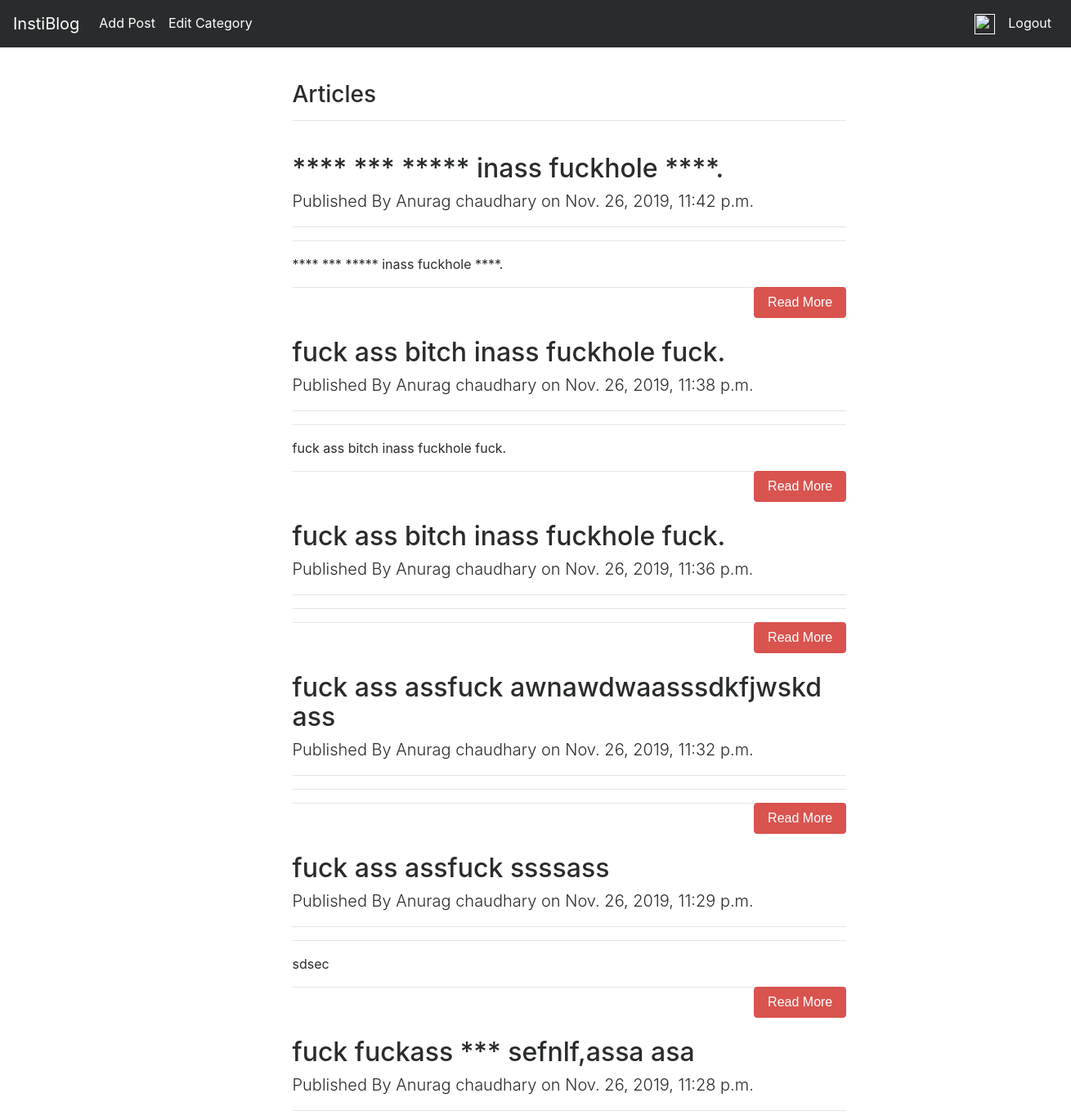
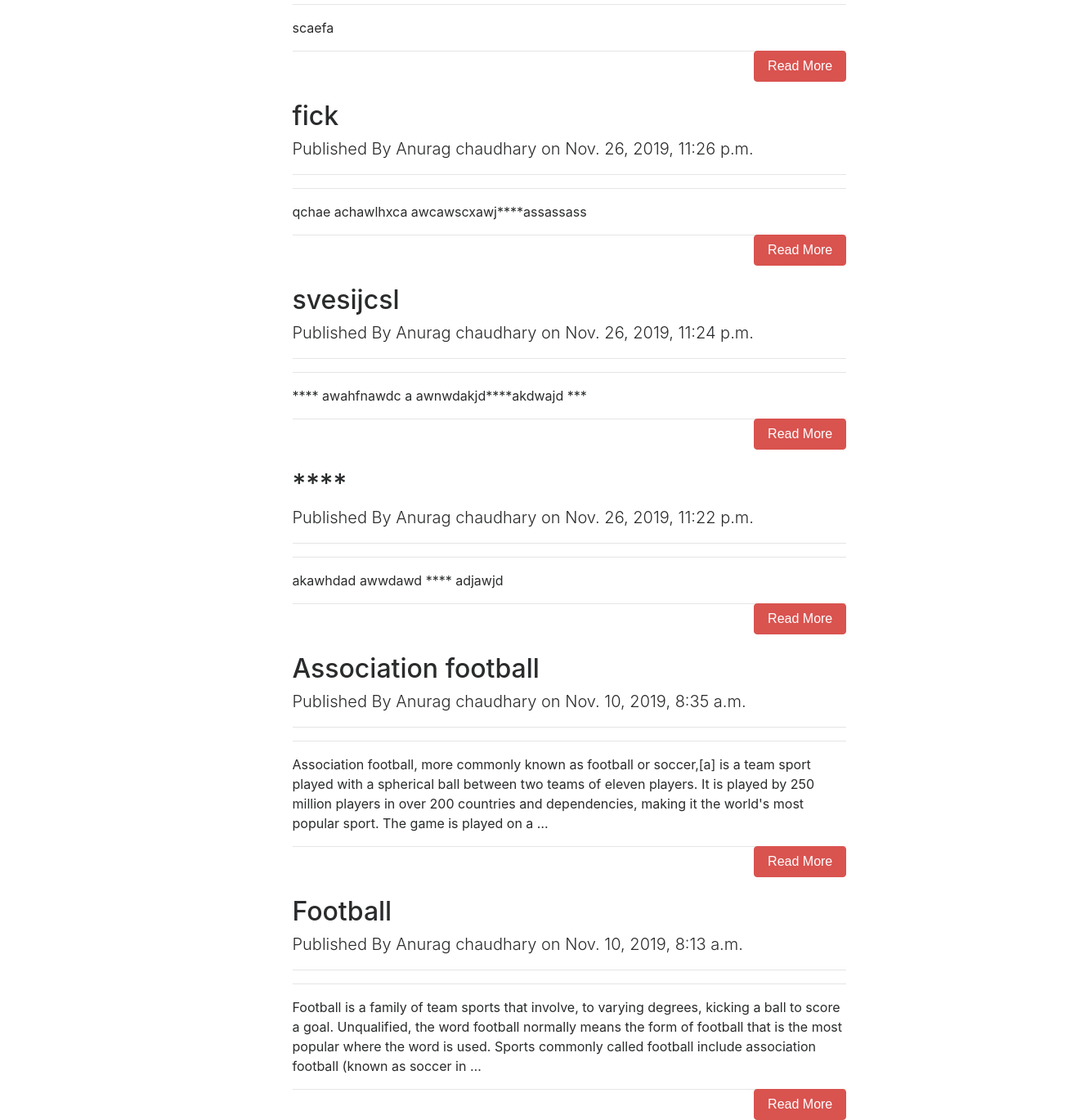
Before: / (signed in) with the older database file (2 pictures, top to bottom).
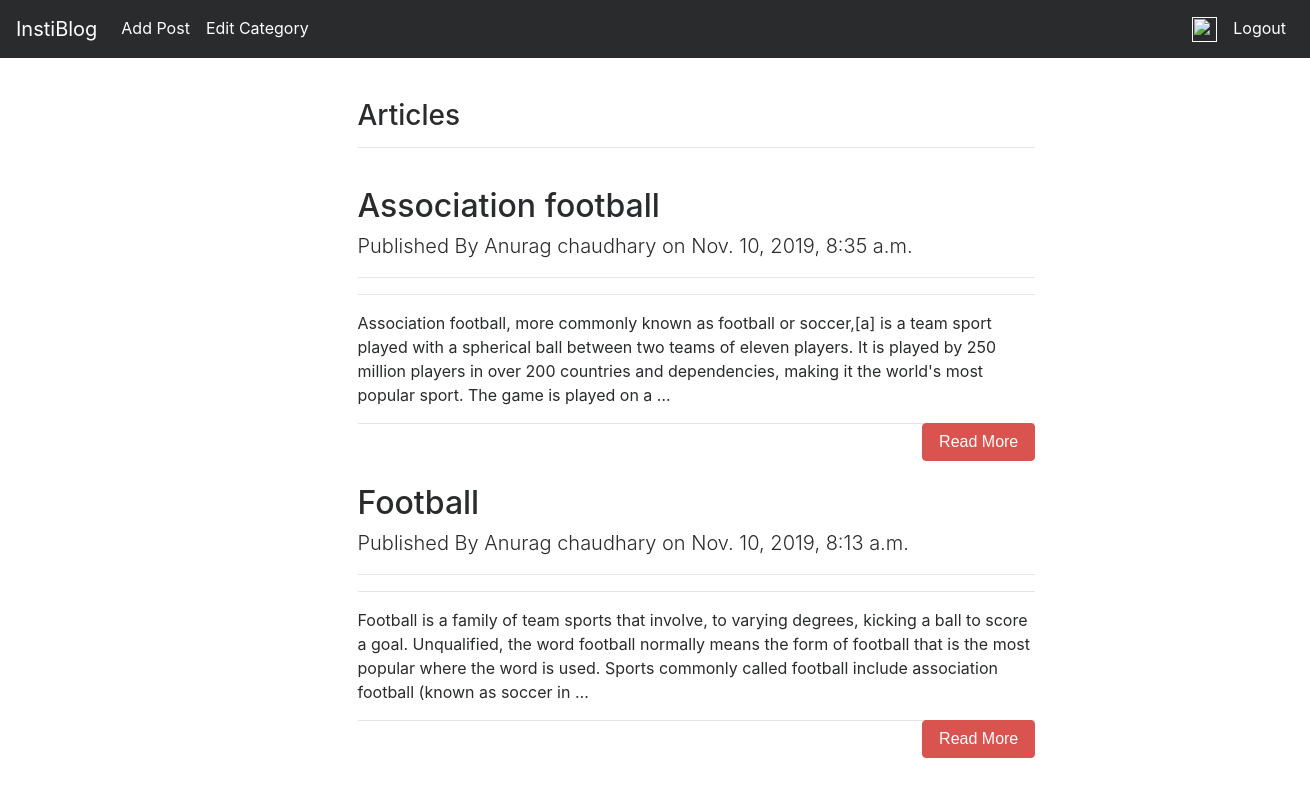
After: the same page with the newer database file.
### homepage/models.py (models this page shows, shortened)
class Blog(models.Model):
    bid=models.CharField(max_length=200,default="")
    title=models.CharField(max_length=100)
    category=models.CharField(max_length=50)
    content=models.CharField(max_length=10000)
    author=models.CharField(max_length=50,default="")
    img=models.ImageField(upload_to="post_images",default="",blank=True,null=True)
    vid=models.FileField(upload_to="post_videos",default="",blank=True,null=True)
    imgflag=models.BooleanField(default=False)
    vidflag=models.BooleanField(default=False)
    creation_date=models.DateTimeField(default=timezone.now)
    class Meta:
        ordering =  ['-creation_date']

### homepage/views.py (the view)
# urls.py: path('', views.index,name='index'),
def index(request):
    if request.user.is_authenticated:
        catg = Category.objects.all()
        blog = Blog.objects.all()
        temp2 = UserData.objects.get(uemail=request.user.email)
        print(temp2.ucategory)
        blog2=[]
        ucat=temp2.ucategory.split(",")[1:]
        print('here')
        for i in blog:
            print('here2')
            temp=i.category.split(",")[1:]
            print(temp,ucat)
            if set(temp)&set(ucat):
                blog2.append(i.title)
                print('here3')
        params={'cat':catg,'blog':blog,'blog2':blog2,'ucat':ucat}
        return render(request,'index.html',params)
    else:
        return render(request,'login.html')

### templates/index.html (shortened to what this page needs)
{% extends "layout.html" %}
{% load socialaccount %}
{% block body %}
<div class="row">
  <div class="col-md-10 offset-md-3">
    <div class="col-lg-8">
      <h3>Articles</h3>
      <hr>
    </div>
  </div>
</div>
{% if blog %}
{% for article in blog %}
  {% if article.title in blog2 %}
    <div class="row">
      <div class="col-md-10 offset-md-3">
        <div class="col-lg-8">
            <h2 class="mt-4">{{article.title}}</h2>
          <p class="lead">
            Published By {{article.author}}
            on {{article.creation_date}}
          </p>
          <hr>
          <hr>
          <p class="lead">
          <div id="{{article.bid}}">
            {{article.content|safe|truncatewords:50}}
          </div>
          </p>
          <button id="{{article.bid|add:'button'}}" style="float : right;" onclick="func('{{article.bid}}')" class="btn btn-danger">Read More</button>
          <hr>
        </div>
      </div>
    </div>
  {% endif %}
{% endfor %}
{% endif %}
{% endblock body %}

Changed rows visible on the page:
removed Blog: title "**** *** ***** inass fuckhole ****.", author "Anurag chaudhary", creation_date "Nov. 26, 2019, 11:42 p.m.", content "**** *** ***** inass fuckhole ****."
removed Blog: title "fuck ass bitch inass fuckhole fuck.", author "Anurag chaudhary", creation_date "Nov. 26, 2019, 11:38 p.m.", content "fuck ass bitch inass fuckhole fuck."
removed Blog: title "fuck ass bitch inass fuckhole fuck.", author "Anurag chaudhary", creation_date "Nov. 26, 2019, 11:36 p.m."
removed Blog: title "fuck ass assfuck awnawdwaasssdkfjwskd ass", author "Anurag chaudhary", creation_date "Nov. 26, 2019, 11:32 p.m."
removed Blog: title "fuck ass assfuck ssssass", author "Anurag chaudhary", creation_date "Nov. 26, 2019, 11:29 p.m.", content "sdsec"
removed Blog: title "fuck fuckass *** sefnlf,assa asa", author "Anurag chaudhary", creation_date "Nov. 26, 2019, 11:28 p.m.", content "scaefa"
removed Blog: title "fick", author "Anurag chaudhary", creation_date "Nov. 26, 2019, 11:26 p.m.", content "qchae achawlhxca awcawscxawj****assassass"
removed Blog: title "svesijcsl", author "Anurag chaudhary", creation_date "Nov. 26, 2019, 11:24 p.m.", content "**** awahfnawdc a awnwdakjd****akdwajd ***"
removed Blog: title "****", author "Anurag chaudhary", creation_date "Nov. 26, 2019, 11:22 p.m.", content "akawhdad awwdawd **** adjawjd"
